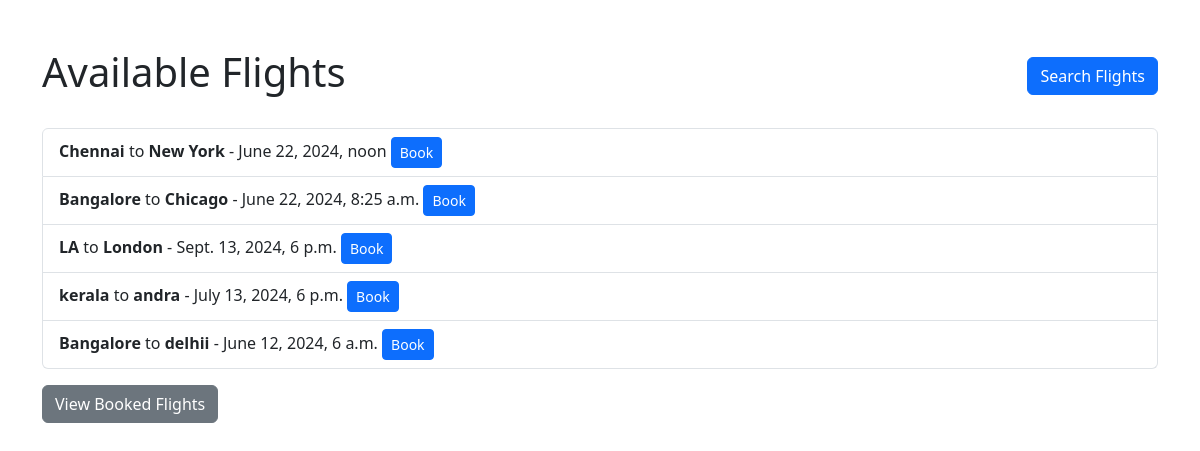
The page /bookings/ (signed in) on the database its author committed.
### bookings/models.py (models this page shows, shortened)
class FlightSchedule(models.Model):
    source = models.CharField(max_length=100)
    destination = models.CharField(max_length=100)
    take_off_timing = models.DateTimeField()
    max_seats = models.PositiveIntegerField()
    pricing = models.DecimalField(max_digits=10, decimal_places=2)
    booked_seats = models.PositiveIntegerField(default=0)

### bookings/views.py (the view)
# urls.py: path('', views.available_flights, name='available_flights'),
@login_required
def available_flights(request):
    now = timezone.now()
    flights = FlightSchedule.objects.filter(take_off_timing__gt=now)
    available_flights = [flight for flight in flights if flight.booked_seats < flight.max_seats]
    return render(request, 'bookings/available_flights.html', {'flights': available_flights})

### bookings/templates/bookings/available_flights.html
{% extends 'bookings/layout.html' %}
{% block content %}
<div class="container mt-5">
  <div class="d-flex justify-content-between align-items-center mb-4">
    <h1>Available Flights</h1>
    <a href="{% url 'bookings:search_flights' %}" class="btn btn-primary">Search Flights</a>
  </div>
  {% if flights %}
    <ul class="list-group">
        {% for flight in flights %}
        <li class="list-group-item">
            <strong>{{ flight.source }}</strong> to <strong>{{ flight.destination }}</strong> - {{ flight.take_off_timing }}
            <a href="{% url 'bookings:book_flight' flight.id %}" class="btn btn-primary btn-sm ml-2">Book</a>
        </li>
        {% endfor %}
    </ul>
  {% else %}
    <div class="alert alert-info" role="alert">
        No Flights Available! Please try searching for flights again.
    </div>
  {% endif %}
  <a href="{% url 'bookings:booked_flights' %}" class="btn btn-secondary mt-3">View Booked Flights</a>
</div>
{% endblock %}

### bookings/templates/bookings/layout.html (shortened to what this page needs)
<!DOCTYPE html>
<html>
<head>
    <link href="https://cdn.jsdelivr.net/npm/bootstrap@5.3.3/dist/css/bootstrap.min.css" rel="stylesheet">
</head>
<body>
    <main class="fade-in">
        {% block content %}
        {% endblock %}
    </main>
</body>
</html>

### bookings/templates/bookings/layout.html (style rules this page uses)
.fade-in { opacity: 0; animation: fadeInAnimation 250ms ease-in-out forwards; }

### rows shown on the page
FlightSchedule: source "Chennai", destination "New York", take_off_timing "June 22, 2024, noon"
FlightSchedule: source "Bangalore", destination "Chicago", take_off_timing "June 22, 2024, 8:25 a.m."
FlightSchedule: source "LA", destination "London", take_off_timing "Sept. 13, 2024, 6 p.m."
FlightSchedule: source "kerala", destination "andra", take_off_timing "July 13, 2024, 6 p.m."
FlightSchedule: source "Bangalore", destination "delhii", take_off_timing "June 12, 2024, 6 a.m."
